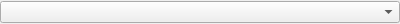
<ui version="4.0" >
 <class>Form</class>
 <widget class="QWidget" name="Form" >
  <property name="geometry" >
   <rect>
    <x>0</x>
    <y>0</y>
    <width>400</width>
    <height>24</height>
   </rect>
  </property>
  <property name="windowTitle" >
   <string>Form</string>
  </property>
  <layout class="QHBoxLayout" >
   <property name="spacing" >
    <number>1</number>
   </property>
   <property name="leftMargin" >
    <number>0</number>
   </property>
   <property name="topMargin" >
    <number>0</number>
   </property>
   <property name="rightMargin" >
    <number>0</number>
   </property>
   <property name="bottomMargin" >
    <number>0</number>
   </property>
   <item>
    <widget class="QComboBox" name="uiModel" />
   </item>
  </layout>
 </widget>
 <resources/>
 <connections/>
</ui>
